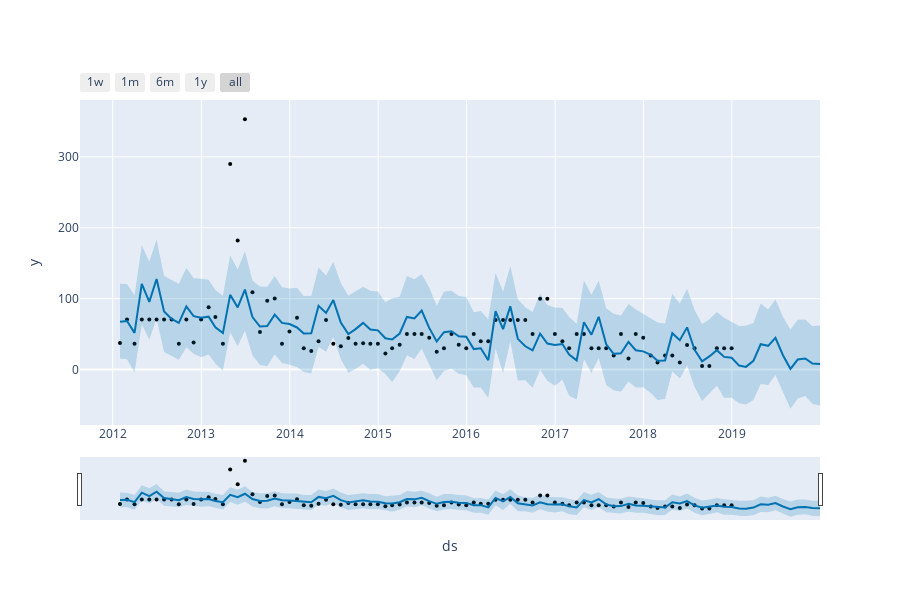

The code cell stored with this chart in its notebook:
### Code cell
# alternative use plotly interactive model
plot_plotly(model, predict)
